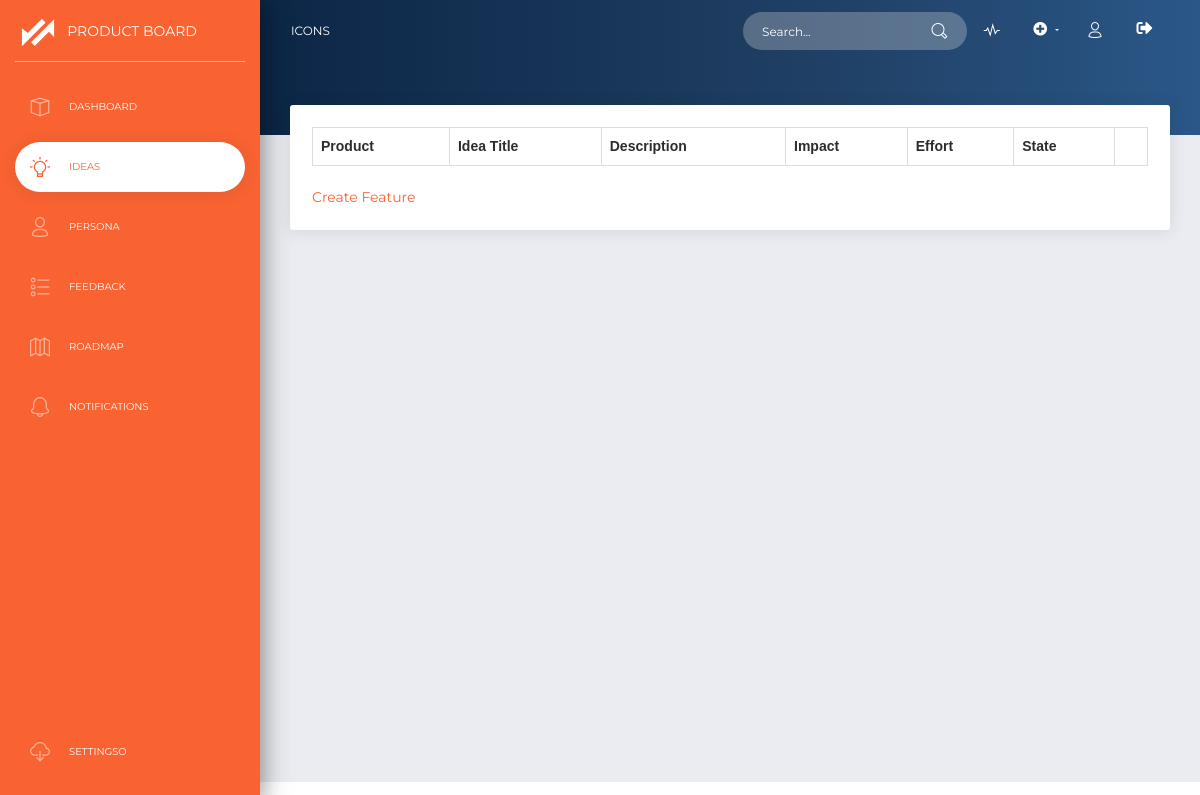
The app's page /idea/ (signed in), older data.
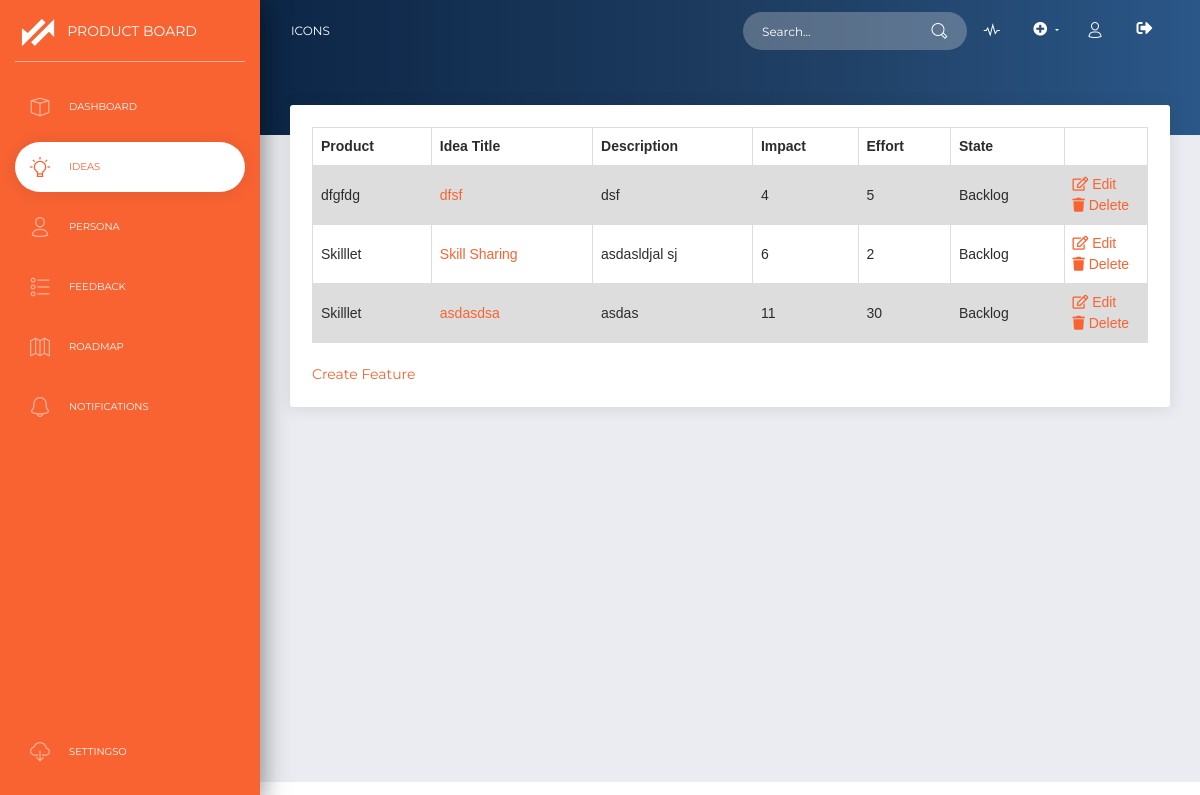
The same page, newer data.
### Features/models.py (models this page shows)
class Ideas(models.Model):
    iProduct = models.ForeignKey(myProducts, on_delete=models.CASCADE)
    AREA_CHOICES =[('B','Backlog'), ('U','Unsorted'), ('C','Completed'), ('O','Optimisation Testing'), ('I','In Progress'), ('I','Investigation'), ('D','Discovery')]
    Title= models.CharField(max_length=100)
    Desciption = models.TextField()
    problems = models.TextField()
    business_reasons = models.TextField()
    impact = models.IntegerField()
    effort = models.IntegerField()
    createdby = models.ForeignKey(User, on_delete= models.SET_NULL, blank=True,null=True,related_name='a')
    owner = models.ForeignKey(User,on_delete= models.SET_NULL, blank=True,null=True,related_name='b')
    datecreated = models.DateTimeField(default=datetime.now, blank=True)
    area = models.CharField(max_length=100,choices=AREA_CHOICES, default=AREA_CHOICES[1][1])

### Products/models.py (models this page shows)
class myProducts(models.Model):
    ProductTitle = models.CharField(max_length=100)
    Description = models.TextField()
    Objectives = models.TextField()
    Vision = models.TextField()
    SubmissionDate = models.DateTimeField()
    ProductAccessList = models.ManyToManyField(User)
    def __str__(self):
        return self.ProductTitle

### Features/views.py (the view)
# urls.py: path('idea/', views.index_feature, name='index_Feature'),
@login_required
def index_feature(request):
    ideas = Ideas.objects.all().filter(iProduct__ProductAccessList=request.user)
    context =  {
        'Ideas': ideas,
    }
    return render(request, 'features/allideas.html', context)

### Features/templates/features/allideas.html (shortened to what this page needs)
{% extends 'products/base.html' %}
{% block activeIdeas %} class="active"{% endblock %}
{% block content %}
<div class="panel-header panel-header-sm">
</div>
<div class="content">
  <div class="row">
    <div class="col-md-12">
      <div class="card" style="padding:2.5%">
        <table>
        <tr>
          <th>Product</th>
          <th>Idea Title</th>
          <th>Description</th>
          <th>Impact</th>
          <th>Effort</th>
          <th>State</th>
          <th></th>
        </tr>
      {% for i in Ideas %}
        <tr>
          <td>{{i.iProduct}}</td>
          <td><a href="{% url 'view_Detail' pk=i.id fk=i.iProduct.id %}">{{i.Title}}</a></td>
          <td>{{i.Desciption}}</td>
          <td>{{i.impact}}</td>
          <td>{{i.effort}}</td>
          {% if i.area == "B" %}
            <td>Backlog</td>
          {% elif i.area == "U" %}
            <td>Unsorted</td>
          {% elif i.area == "C" %}
            <td>Completed</td>
          {% endif %}
          <td style="width:10%"> <a href="{% url 'edit_Feature' pk=i.id %}"><i class="far fa-edit"></i> Edit</a></br> <a href="{% url 'delete_Feature' pk=i.id  %}"><i class="fas fa-trash"></i> Delete</a></td>
        </tr>
      {% endfor %}
      </table>
      <br>
      <a href="{% url 'create_Feature' %}">Create Feature</a>
    </div>
  </div>
</div>
</div>
{% endblock %}

### Products/templates/products/base.html (shortened to what this page needs)
{% load static %}
<!DOCTYPE html>
<html lang="en">
<head>
  <link rel="stylesheet" href="https://use.fontawesome.com/releases/v5.5.0/css/regular.css"
>
  <link rel="stylesheet" href="https://use.fontawesome.com/releases/v5.5.0/css/fontawesome.css"
>
  <link href="https://use.fontawesome.com/releases/v5.0.6/css/all.css" rel="stylesheet">
  <link rel="stylesheet" href="//code.jquery.com/ui/1.12.1/themes/base/jquery-ui.css">
  <link href="{% static 'products/css/bootstrap.min.css' %}" rel="stylesheet" />
  <link href="{% static 'products/css/now-ui-dashboard.css' %}" rel="stylesheet" />
  <link href="{% static 'products/demo/demo.css' %}" rel="stylesheet" />
  <link href="{% static 'products/css/style.css' %}" rel="stylesheet" />
</head>
<body class="">
  <div class="wrapper ">
    <div class="sidebar" data-color="orange">
      <div class="logo">
        <a href="" class="simple-text logo-mini">
          <img src="{% static 'products/img/logo.png' %}" width="100%" />
        </a>
        <a href="" class="simple-text logo-normal">
          Product Board
        </a>
      </div>
      <div class="sidebar-wrapper">
        <ul class="nav">
          <li {% block active %}{% endblock %}>
            <a href="{% url 'index' %}">
              <i class="now-ui-icons design_app"></i>
              <p>Dashboard</p>
            </a>
          </li>
          <li {% block activeIdeas %}{% endblock %}>
            <a href="{% url 'index_Feature'  %}">
              <i class="now-ui-icons business_bulb-63"></i>
              <p>Ideas</p>
            </a>
          </li>
          <li {% block activepersona %} {% endblock %}>
            <a href="{% url 'pindex'  %}">
              <i class="now-ui-icons users_single-02"></i>
              <p>Persona</p>
            </a>
          </li>
          <li>
            <a href="./tables.html">
              <i class="now-ui-icons design_bullet-list-67"></i>
              <p>Feedback</p>
            </a>
          </li>
          <li>
            <a href="./typography.html">
              <i class="now-ui-icons location_map-big"></i>
              <p>Roadmap</p>
            </a>
          </li>
          <li>
            <a href="./notifications.html">
              <i class="now-ui-icons ui-1_bell-53"></i>
              <p>Notifications</p>
            </a>
          </li>
          <li class="active-pro">
            <a href="./upgrade.html">
              <i class="now-ui-icons arrows-1_cloud-download-93"></i>
              <p>SettingsO</p>
            </a>
          </li>
        </ul>
      </div>
    </div>
    <div class="main-panel">
      <nav class="navbar navbar-expand-lg navbar-transparent  navbar-absolute bg-primary fixed-top">
        <div class="container-fluid">
          <div class="navbar-wrapper">
            <a class="navbar-brand" href="#pablo">Icons</a>
          </div>
          <div class="collapse navbar-collapse justify-content-end" id="navigation">
            <form>
              <div class="input-group no-border">
                <input type="text" value="" class="form-control" placeholder="Search...">
                <div class="input-group-append">
                  <div class="input-group-text">
                    <i class="now-ui-icons ui-1_zoom-bold"></i>
                  </div>
                </div>
              </div>
            </form>
            <ul class="navbar-nav">
              <li class="nav-item">
                <a class="nav-link" href="#pablo">
                  <i class="now-ui-icons media-2_sound-wave"></i>
                </a>
              </li>
              <li class="nav-item dropdown">
                <a class="nav-link dropdown-toggle" href="http://example.com" id="navbarDropdownMenuLink" data-toggle="dropdown"
                  aria-haspopup="true" aria-expanded="false">
                  <i style="font-size:14px" class="fas fa-plus-circle"></i>
                </a>
              </li>
              <li class="nav-item">
                <a class="nav-link" href="#pablo">
                  <i class="now-ui-icons users_single-02"></i>
                </a>
              </li>
              <li class="nav-item">
                <a class="nav-link" href="{% url 'logout' %}">
                  <i style="font-size:16px; top: 4px;" class="fas fa-sign-out-alt"></i>
                </a>
              </li>
            </ul>
          </div>
        </div>
      </nav>
      {% block content %} {% endblock %}
</body>
</html>

### Products/static/products/demo/demo.css (style rules this page uses)
@media all and (min-width: 992px) { .sidebar .nav>li.active-pro { position: absolute; width: 100%; bottom: 10px; } }

### Products/static/products/css/style.css (style rules this page uses)
.content { padding:2% }

### Features/templates/features/allideas.html (style rules this page uses)
table { font-family: arial, sans-serif; border-collapse: collapse; width: 100%; }
td, th { border: 1px solid #dddddd; text-align: left; padding: 8px; }
tr:nth-child(even) { background-color: #dddddd; }

Row changes from the older to the newer data that the page shows:
added Ideas: iProduct "dfgfdg", Title "dfsf", Desciption "dsf", impact "4", effort "5", area "Backlog"
added Ideas: iProduct "Skilllet", Title "Skill Sharing", Desciption "asdasldjal sj", impact "6", effort "2", area "Backlog"
added Ideas: iProduct "Skilllet", Title "asdasdsa", Desciption "asdas", impact "11", effort "30", area "Backlog"
